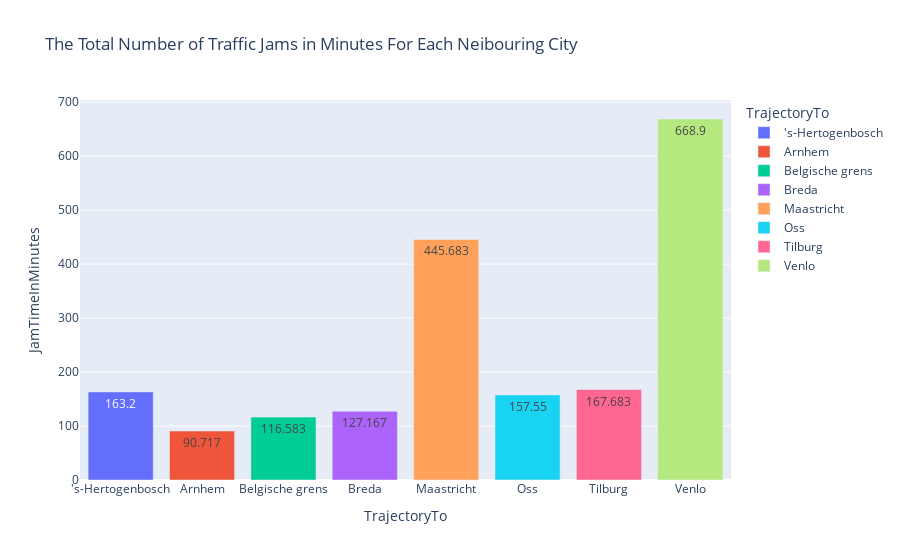

Source (notebook cell):
### Code cell
sns.set_style("white")
#plt.figure(figsize=(20,10))
graph = px.bar(rws_data_ein_max, x='TrajectoryTo', y='JamTimeInMinutes', color='TrajectoryTo', text='JamTimeInMinutes', title='The Total Number of Traffic Jams in Minutes For Each Neibouring City')
graph.show()

#rws_data_ein_max.plot.bar(x = "TrajectoryTo", y = "JamTimeInMinutes")

### Figure 1 — Plotly figure (JSON) as saved in the notebook; plotly's stock layout.template omitted (floating-point values rounded to 4 significant figures)
{"data": [{"alignmentgroup": "True", "hovertemplate": "TrajectoryTo=%{x}<br>JamTimeInMinutes=%{text}<extra></extra>", "legendgroup": "'s-Hertogenbosch", "marker": {"color": "#636efa", "pattern": {"shape": ""}}, "name": "'s-Hertogenbosch", "offsetgroup": "'s-Hertogenbosch", "orientation": "v", "showlegend": true, "text": [163.2], "textposition": "auto", "type": "bar", "x": ["'s-Hertogenbosch"], "xaxis": "x", "y": [163.2], "yaxis": "y"}, {"alignmentgroup": "True", "hovertemplate": "TrajectoryTo=%{x}<br>JamTimeInMinutes=%{text}<extra></extra>", "legendgroup": "Arnhem", "marker": {"color": "#EF553B", "pattern": {"shape": ""}}, "name": "Arnhem", "offsetgroup": "Arnhem", "orientation": "v", "showlegend": true, "text": [90.72], "textposition": "auto", "type": "bar", "x": ["Arnhem"], "xaxis": "x", "y": [90.72], "yaxis": "y"}, {"alignmentgroup": "True", "hovertemplate": "TrajectoryTo=%{x}<br>JamTimeInMinutes=%{text}<extra></extra>", "legendgroup": "Belgische grens", "marker": {"color": "#00cc96", "pattern": {"shape": ""}}, "name": "Belgische grens", "offsetgroup": "Belgische grens", "orientation": "v", "showlegend": true, "text": [116.6], "textposition": "auto", "type": "bar", "x": ["Belgische grens"], "xaxis": "x", "y": [116.6], "yaxis": "y"}, {"alignmentgroup": "True", "hovertemplate": "TrajectoryTo=%{x}<br>JamTimeInMinutes=%{text}<extra></extra>", "legendgroup": "Breda", "marker": {"color": "#ab63fa", "pattern": {"shape": ""}}, "name": "Breda", "offsetgroup": "Breda", "orientation": "v", "showlegend": true, "text": [127.2], "textposition": "auto", "type": "bar", "x": ["Breda"], "xaxis": "x", "y": [127.2], "yaxis": "y"}, {"alignmentgroup": "True", "hovertemplate": "TrajectoryTo=%{x}<br>JamTimeInMinutes=%{text}<extra></extra>", "legendgroup": "Maastricht", "marker": {"color": "#FFA15A", "pattern": {"shape": ""}}, "name": "Maastricht", "offsetgroup": "Maastricht", "orientation": "v", "showlegend": true, "text": [445.7], "textposition": "auto", "type": "bar", "x": ["Maastricht"], "xaxis": "x", "y": [445.7], "yaxis": "y"}, {"alignmentgroup": "True", "hovertemplate": "TrajectoryTo=%{x}<br>JamTimeInMinutes=%{text}<extra></extra>", "legendgroup": "Oss", "marker": {"color": "#19d3f3", "pattern": {"shape": ""}}, "name": "Oss", "offsetgroup": "Oss", "orientation": "v", "showlegend": true, "text": [157.6], "textposition": "auto", "type": "bar", "x": ["Oss"], "xaxis": "x", "y": [157.6], "yaxis": "y"}, {"alignmentgroup": "True", "hovertemplate": "TrajectoryTo=%{x}<br>JamTimeInMinutes=%{text}<extra></extra>", "legendgroup": "Tilburg", "marker": {"color": "#FF6692", "pattern": {"shape": ""}}, "name": "Tilburg", "offsetgroup": "Tilburg", "orientation": "v", "showlegend": true, "text": [167.7], "textposition": "auto", "type": "bar", "x": ["Tilburg"], "xaxis": "x", "y": [167.7], "yaxis": "y"}, {"alignmentgroup": "True", "hovertemplate": "TrajectoryTo=%{x}<br>JamTimeInMinutes=%{text}<extra></extra>", "legendgroup": "Venlo", "marker": {"color": "#B6E880", "pattern": {"shape": ""}}, "name": "Venlo", "offsetgroup": "Venlo", "orientation": "v", "showlegend": true, "text": [668.9], "textposition": "auto", "type": "bar", "x": ["Venlo"], "xaxis": "x", "y": [668.9], "yaxis": "y"}], "layout": {"barmode": "relative", "legend": {"title": {"text": "TrajectoryTo"}, "tracegroupgap": 0}, "title": {"text": "The Total Number of Traffic Jams in Minutes For Each Neibouring City"}, "xaxis": {"anchor": "y", "categoryarray": ["'s-Hertogenbosch", "Arnhem", "Belgische grens", "Breda", "Maastricht", "Oss", "Tilburg", "Venlo"], "categoryorder": "array", "domain": [0, 1], "title": {"text": "TrajectoryTo"}}, "yaxis": {"anchor": "x", "domain": [0, 1], "title": {"text": "JamTimeInMinutes"}}}}
